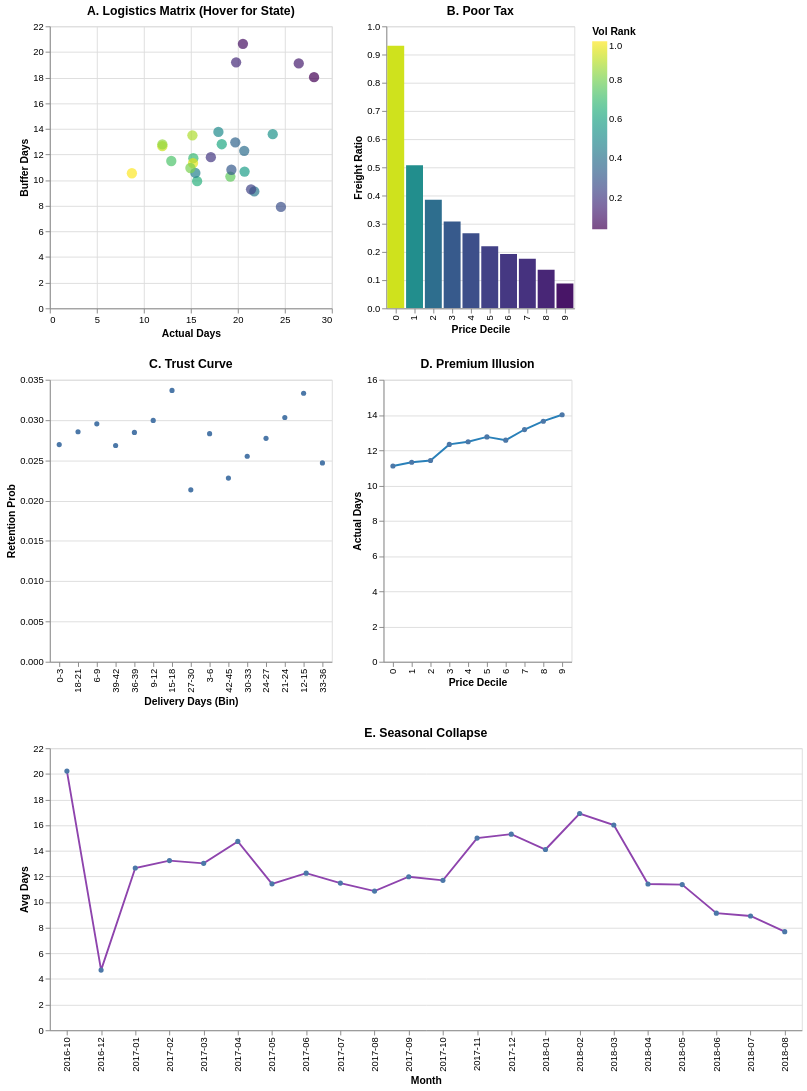

Write notebook code for a chart like this one.
### Code cell
import pandas as pd
import altair as alt
import numpy as np

def analyze_interactive_patterns(file_path):
    # ---------------------------------------------------------
    # 1. DATA PREP (Standard)
    # ---------------------------------------------------------
    df = pd.read_csv(file_path)
    
    date_cols = ['order_purchase_timestamp', 'order_delivered_customer_date', 'order_estimated_delivery_date']
    for col in date_cols:
        df[col] = pd.to_datetime(df[col], errors='coerce')
        
    df = df.dropna(subset=['order_delivered_customer_date', 'order_estimated_delivery_date', 'price', 'freight_value'])
    
    # Feature Engineering
    df['actual_days'] = (df['order_delivered_customer_date'] - df['order_purchase_timestamp']).dt.total_seconds() / (24*3600)
    df['buffer_days'] = (df['order_estimated_delivery_date'] - df['order_delivered_customer_date']).dt.total_seconds() / (24*3600)
    df['freight_ratio'] = df['freight_value'] / df['price'].replace(0, np.nan)
    df['month_year'] = df['order_purchase_timestamp'].dt.to_period('M').astype(str)

    # ---------------------------------------------------------
    # 2. AGGREGATIONS (With Dummy Groups for Line Fix)
    # ---------------------------------------------------------

    # A. Logistics Matrix
    state_stats = df.groupby('customer_state').agg({
        'actual_days': 'mean', 'buffer_days': 'mean', 'order_id': 'count'
    }).rename(columns={'order_id': 'order_count'}).reset_index()
    state_stats = state_stats[state_stats['order_count'] > 50]
    state_stats['vol_rank'] = state_stats['order_count'].rank(pct=True)

    # B. Poor Tax & Premium Illusion
    df['price_decile'] = pd.qcut(df['price'], q=10, labels=False, duplicates='drop')
    decile_stats = df.groupby('price_decile').agg({
        'freight_ratio': 'mean', 'actual_days': 'mean', 'price': 'mean'
    }).reset_index()
    decile_stats['group_id'] = 1  # <--- FIX: Dummy group for line connection

    # C. Trust Curve
    df_sorted = df.sort_values(['customer_unique_id', 'order_purchase_timestamp'])
    customer_history = df_sorted.groupby('customer_unique_id').agg({
        'actual_days': 'first', 'order_id': 'nunique'
    }).reset_index()
    customer_history['is_retained'] = customer_history['order_id'] > 1
    
    customer_history = customer_history[customer_history['actual_days'].between(0, 45)]
    customer_history['delivery_bin'] = pd.cut(customer_history['actual_days'], bins=range(0, 46, 3))
    customer_history['bin_label'] = customer_history['delivery_bin'].apply(lambda x: f"{int(x.left)}-{int(x.right)}")
    customer_history['bin_start'] = customer_history['delivery_bin'].apply(lambda x: x.left)
    
    retention_stats = customer_history.groupby(['bin_label', 'bin_start']).agg({
        'is_retained': 'mean'
    }).reset_index().sort_values('bin_start')
    retention_stats['group_id'] = 1 # <--- FIX: Dummy group for line connection

    # D. Seasonal Collapse
    seasonal_stats = df.groupby('month_year').agg({
        'actual_days': 'mean', 'order_id': 'count'
    }).rename(columns={'order_id': 'order_count'}).reset_index()
    seasonal_stats['group_id'] = 1 # <--- FIX: Dummy group for line connection

    # ---------------------------------------------------------
    # 3. INTERACTIVE VISUALIZATIONS (Altair)
    # ---------------------------------------------------------
    
    # Chart 1: Logistics Matrix
    chart1 = alt.Chart(state_stats).mark_circle(size=120).encode(
        x=alt.X('actual_days:Q', title='Actual Days'),
        y=alt.Y('buffer_days:Q', title='Buffer Days'),
        color=alt.Color('vol_rank:Q', scale=alt.Scale(scheme='viridis'), legend=alt.Legend(title='Vol Rank')),
        tooltip=[
            alt.Tooltip('customer_state', title='State'),
            alt.Tooltip('actual_days', format='.1f', title='Actual (Days)'),
            alt.Tooltip('buffer_days', format='.1f', title='Buffer (Days)')
        ]
    ).properties(title='A. Logistics Matrix (Hover for State)').interactive()

    # Chart 2: Poor Tax
    chart2 = alt.Chart(decile_stats).mark_bar().encode(
        x=alt.X('price_decile:O', title='Price Decile'),
        y=alt.Y('freight_ratio:Q', title='Freight Ratio'),
        color=alt.Color('freight_ratio:Q', scale=alt.Scale(scheme='magma')),
        tooltip=[
            alt.Tooltip('price_decile', title='Decile'),
            alt.Tooltip('freight_ratio', format='.2f', title='Freight Ratio')
        ]
    ).properties(title='B. Poor Tax').interactive()

    # Chart 3: Trust Curve (Line) - FIX IMPLEMENTED HERE
    line3 = alt.Chart(retention_stats).mark_line(point=True, color='#c0392b').encode(
        x=alt.X('bin_label:N', sort=alt.SortField('bin_start'), title='Delivery Days (Bin)'),
        y=alt.Y('is_retained:Q', title='Retention Prob'),
        detail='group_id', # <--- Forces connection across Nominal axis
        tooltip=[
            alt.Tooltip('bin_label', title='Days'),
            alt.Tooltip('is_retained', format='.1%', title='Retention')
        ]
    ).properties(title='C. Trust Curve').interactive()

    # Chart 4: Premium Illusion (Line) - FIX IMPLEMENTED HERE
    line4 = alt.Chart(decile_stats).mark_line(point=True, color='#2980b9').encode(
        x=alt.X('price_decile:O', title='Price Decile'),
        y=alt.Y('actual_days:Q', title='Actual Days'),
        detail='group_id', # <--- Forces connection across Ordinal axis
        tooltip=[
            alt.Tooltip('price_decile', title='Decile'),
            alt.Tooltip('actual_days', format='.1f', title='Avg Days')
        ]
    ).properties(title='D. Premium Illusion').interactive()

    # Chart 5: Seasonal Collapse (Line) - FIX IMPLEMENTED HERE
    line5 = alt.Chart(seasonal_stats).mark_line(point=True, color='#8e44ad').encode(
        x=alt.X('month_year:N', title='Month'),
        y=alt.Y('actual_days:Q', title='Avg Days'),
        detail='group_id', # <--- Forces connection across Nominal string dates
        tooltip=[
            alt.Tooltip('month_year', title='Date'),
            alt.Tooltip('actual_days', format='.1f', title='Avg Days')
        ]
    ).properties(title='E. Seasonal Collapse', width=800).interactive()

    # Assemble Dashboard
    row1 = alt.hconcat(chart1, chart2)
    row2 = alt.hconcat(line3, line4)
    dashboard = alt.vconcat(row1, row2, line5).resolve_scale(color='independent')
    
    return dashboard

dashboard = analyze_interactive_patterns('Brazilian E-Commerce Public Dataset by Olist.csv')
# dashboard.save('interactive_analysis.json')
dashboard

### Figure 1 — Vega-Lite specification as saved in the notebook (floating-point values rounded to 4 significant figures; data arrays with more than 128 entries replaced by an {"elided": "..."} marker saying what was removed)
{"config": {"view": {"continuousWidth": 300, "continuousHeight": 300}}, "vconcat": [{"hconcat": [{"data": {"name": "data-98e404cb6880448ac2850f4753081b9a"}, "mark": {"type": "circle", "size": 120}, "encoding": {"color": {"field": "vol_rank", "legend": {"title": "Vol Rank"}, "scale": {"scheme": "viridis"}, "type": "quantitative"}, "tooltip": [{"field": "customer_state", "title": "State", "type": "nominal"}, {"field": "actual_days", "format": ".1f", "title": "Actual (Days)", "type": "quantitative"}, {"field": "buffer_days", "format": ".1f", "title": "Buffer (Days)", "type": "quantitative"}], "x": {"field": "actual_days", "title": "Actual Days", "type": "quantitative"}, "y": {"field": "buffer_days", "title": "Buffer Days", "type": "quantitative"}}, "name": "view_d3e44782840e8206_0", "title": "A. Logistics Matrix (Hover for State)"}, {"data": {"name": "data-1a5554ac6c0410a937f58af865f3e078"}, "mark": {"type": "bar"}, "encoding": {"color": {"field": "freight_ratio", "scale": {"scheme": "magma"}, "type": "quantitative"}, "tooltip": [{"field": "price_decile", "title": "Decile", "type": "quantitative"}, {"field": "freight_ratio", "format": ".2f", "title": "Freight Ratio", "type": "quantitative"}], "x": {"field": "price_decile", "title": "Price Decile", "type": "ordinal"}, "y": {"field": "freight_ratio", "title": "Freight Ratio", "type": "quantitative"}}, "name": "view_8f6f8b8bd1846c5f_1", "title": "B. Poor Tax"}]}, {"hconcat": [{"data": {"name": "data-d14e63ba2b168276eee3dd7a732fa207"}, "mark": {"type": "line", "color": "#c0392b", "point": true}, "encoding": {"detail": {"field": "group_id", "type": "quantitative"}, "tooltip": [{"field": "bin_label", "title": "Days", "type": "ordinal"}, {"field": "is_retained", "format": ".1%", "title": "Retention", "type": "quantitative"}], "x": {"field": "bin_label", "sort": {"field": "bin_start"}, "title": "Delivery Days (Bin)", "type": "nominal"}, "y": {"field": "is_retained", "title": "Retention Prob", "type": "quantitative"}}, "name": "view_becc2bbec25e8bd6_0", "title": "C. Trust Curve"}, {"data": {"name": "data-1a5554ac6c0410a937f58af865f3e078"}, "mark": {"type": "line", "color": "#2980b9", "point": true}, "encoding": {"detail": {"field": "group_id", "type": "quantitative"}, "tooltip": [{"field": "price_decile", "title": "Decile", "type": "quantitative"}, {"field": "actual_days", "format": ".1f", "title": "Avg Days", "type": "quantitative"}], "x": {"field": "price_decile", "title": "Price Decile", "type": "ordinal"}, "y": {"field": "actual_days", "title": "Actual Days", "type": "quantitative"}}, "name": "view_e7dd4bc1aa66b5b6_1", "title": "D. Premium Illusion"}]}, {"data": {"name": "data-1ac2ea520c396e351763b5af4595a2cf"}, "mark": {"type": "line", "color": "#8e44ad", "point": true}, "encoding": {"detail": {"field": "group_id", "type": "quantitative"}, "tooltip": [{"field": "month_year", "title": "Date", "type": "nominal"}, {"field": "actual_days", "format": ".1f", "title": "Avg Days", "type": "quantitative"}], "x": {"field": "month_year", "title": "Month", "type": "nominal"}, "y": {"field": "actual_days", "title": "Avg Days", "type": "quantitative"}}, "name": "view_b42fa40ec87806ec_2", "title": "E. Seasonal Collapse", "width": 800}], "params": [{"name": "param_1e9efca18e7a2868", "select": {"type": "interval", "encodings": ["x", "y"]}, "bind": "scales", "views": ["view_d3e44782840e8206_0", "view_8f6f8b8bd1846c5f_1", "view_becc2bbec25e8bd6_0", "view_e7dd4bc1aa66b5b6_1", "view_b42fa40ec87806ec_2"]}], "resolve": {"scale": {"color": "independent"}}, "$schema": "https://vega.github.io/schema/vega-lite/v6.1.0.json", "datasets": {"data-98e404cb6880448ac2850f4753081b9a": [{"customer_state": "AC", "actual_days": 20.54, "buffer_days": 20.64, "order_count": 92, "vol_rank": 0.07692}, {"customer_state": "AL", "actual_days": 24.58, "buffer_days": 7.914, "order_count": 437, "vol_rank": 0.2692}, {"customer_state": "AM", "actual_days": 26.48, "buffer_days": 19.1, "order_count": 167, "vol_rank": 0.1154}, {"customer_state": "AP", "actual_days": 28.11, "buffer_days": 18.03, "order_count": 83, "vol_rank": 0.03846}, {"customer_state": "BA", "actual_days": 19.21, "buffer_days": 10.28, "order_count": 3859, "vol_rank": 0.7692}, {"customer_state": "CE", "actual_days": 20.72, "buffer_days": 10.67, "order_count": 1482, "vol_rank": 0.5769}, {"customer_state": "DF", "actual_days": 12.92, "buffer_days": 11.49, "order_count": 2389, "vol_rank": 0.7308}, {"customer_state": "ES", "actual_days": 15.67, "buffer_days": 9.922, "order_count": 2288, "vol_rank": 0.6538}, {"customer_state": "GO", "actual_days": 15.27, "buffer_days": 11.72, "order_count": 2319, "vol_rank": 0.6923}, {"customer_state": "MA", "actual_days": 21.75, "buffer_days": 9.118, "order_count": 808, "vol_rank": 0.4231}, {"customer_state": "MG", "actual_days": 11.97, "buffer_days": 12.65, "order_count": 13234, "vol_rank": 0.9231}, {"customer_state": "MS", "actual_days": 15.48, "buffer_days": 10.56, "order_count": 826, "vol_rank": 0.4615}, {"customer_state": "MT", "actual_days": 17.93, "buffer_days": 13.76, "order_count": 1067, "vol_rank": 0.5}, {"customer_state": "PA", "actual_days": 23.71, "buffer_days": 13.58, "order_count": 1071, "vol_rank": 0.5385}, {"customer_state": "PB", "actual_days": 20.68, "buffer_days": 12.29, "order_count": 614, "vol_rank": 0.3846}, {"customer_state": "PE", "actual_days": 18.29, "buffer_days": 12.8, "order_count": 1804, "vol_rank": 0.6154}, {"customer_state": "PI", "actual_days": 19.32, "buffer_days": 10.81, "order_count": 546, "vol_rank": 0.3077}, {"customer_state": "PR", "actual_days": 11.97, "buffer_days": 12.79, "order_count": 5790, "vol_rank": 0.8462}, {"customer_state": "RJ", "actual_days": 15.23, "buffer_days": 11.33, "order_count": 14651, "vol_rank": 0.9615}, {"customer_state": "RN", "actual_days": 19.73, "buffer_days": 12.95, "order_count": 555, "vol_rank": 0.3462}, {"customer_state": "RO", "actual_days": 19.82, "buffer_days": 19.19, "order_count": 275, "vol_rank": 0.1538}, {"customer_state": "RS", "actual_days": 15.17, "buffer_days": 13.5, "order_count": 6284, "vol_rank": 0.8846}, {"customer_state": "SC", "actual_days": 14.96, "buffer_days": 10.95, "order_count": 4161, "vol_rank": 0.8077}, {"customer_state": "SE", "actual_days": 21.41, "buffer_days": 9.287, "order_count": 384, "vol_rank": 0.2308}, {"customer_state": "SP", "actual_days": 8.731, "buffer_days": 10.54, "order_count": 47830, "vol_rank": 1.0}, {"customer_state": "TO", "actual_days": 17.13, "buffer_days": 11.79, "order_count": 330, "vol_rank": 0.1923}], "data-1a5554ac6c0410a937f58af865f3e078": [{"price_decile": 0, "freight_ratio": 0.9314, "actual_days": 11.11, "price": 16.51, "group_id": 1}, {"price_decile": 1, "freight_ratio": 0.5074, "actual_days": 11.32, "price": 28.86, "group_id": 1}, {"price_decile": 2, "freight_ratio": 0.385, "actual_days": 11.42, "price": 40.63, "group_id": 1}, {"price_decile": 3, "freight_ratio": 0.3081, "actual_days": 12.33, "price": 52.64, "group_id": 1}, {"price_decile": 4, "freight_ratio": 0.266, "actual_days": 12.49, "price": 65.8, "group_id": 1}, {"price_decile": 5, "freight_ratio": 0.2199, "actual_days": 12.76, "price": 84.13, "group_id": 1}, {"price_decile": 6, "freight_ratio": 0.1925, "actual_days": 12.57, "price": 105.4, "group_id": 1}, {"price_decile": 7, "freight_ratio": 0.1755, "actual_days": 13.17, "price": 134.9, "group_id": 1}, {"price_decile": 8, "freight_ratio": 0.1366, "actual_days": 13.65, "price": 185.0, "group_id": 1}, {"price_decile": 9, "freight_ratio": 0.08798, "actual_days": 14.02, "price": 491.8, "group_id": 1}], "data-d14e63ba2b168276eee3dd7a732fa207": {"elided": "225 records"}, "data-1ac2ea520c396e351763b5af4595a2cf": [{"month_year": "2016-10", "actual_days": 20.21, "order_count": 334, "group_id": 1}, {"month_year": "2016-12", "actual_days": 4.693, "order_count": 1, "group_id": 1}, {"month_year": "2017-01", "actual_days": 12.66, "order_count": 948, "group_id": 1}, {"month_year": "2017-02", "actual_days": 13.23, "order_count": 1893, "group_id": 1}, {"month_year": "2017-03", "actual_days": 13.02, "order_count": 3014, "group_id": 1}, {"month_year": "2017-04", "actual_days": 14.73, "order_count": 2631, "group_id": 1}, {"month_year": "2017-05", "actual_days": 11.42, "order_count": 4162, "group_id": 1}, {"month_year": "2017-06", "actual_days": 12.26, "order_count": 3628, "group_id": 1}, {"month_year": "2017-07", "actual_days": 11.48, "order_count": 4655, "group_id": 1}, {"month_year": "2017-08", "actual_days": 10.86, "order_count": 4974, "group_id": 1}, {"month_year": "2017-09", "actual_days": 11.98, "order_count": 4923, "group_id": 1}, {"month_year": "2017-10", "actual_days": 11.69, "order_count": 5386, "group_id": 1}, {"month_year": "2017-11", "actual_days": 14.99, "order_count": 8683, "group_id": 1}, {"month_year": "2017-12", "actual_days": 15.29, "order_count": 6299, "group_id": 1}, {"month_year": "2018-01", "actual_days": 14.1, "order_count": 8161, "group_id": 1}, {"month_year": "2018-02", "actual_days": 16.91, "order_count": 7645, "group_id": 1}, {"month_year": "2018-03", "actual_days": 16.01, "order_count": 8201, "group_id": 1}, {"month_year": "2018-04", "actual_days": 11.41, "order_count": 8035, "group_id": 1}, {"month_year": "2018-05", "actual_days": 11.36, "order_count": 8052, "group_id": 1}, {"month_year": "2018-06", "actual_days": 9.133, "order_count": 7294, "group_id": 1}, {"month_year": "2018-07", "actual_days": 8.913, "order_count": 7148, "group_id": 1}, {"month_year": "2018-08", "actual_days": 7.692, "order_count": 7323, "group_id": 1}]}}
